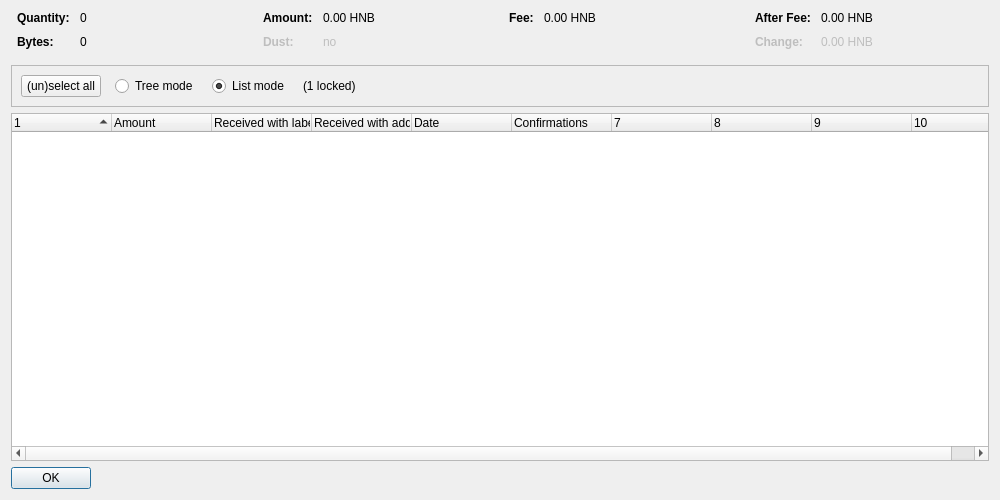
<?xml version="1.0" encoding="UTF-8"?>
<ui version="4.0">
 <class>CoinControlDialog</class>
 <widget class="QDialog" name="CoinControlDialog">
  <property name="geometry">
   <rect>
    <x>0</x>
    <y>0</y>
    <width>1000</width>
    <height>500</height>
   </rect>
  </property>
  <property name="windowTitle">
   <string>Coin Selection</string>
  </property>
  <layout class="QVBoxLayout" name="verticalLayout">
   <item>
    <layout class="QHBoxLayout" name="horizontalLayoutTop" stretch="0,0,0,0">
     <property name="topMargin">
      <number>0</number>
     </property>
     <property name="bottomMargin">
      <number>10</number>
     </property>
     <item>
      <layout class="QFormLayout" name="formLayoutCoinControl1">
       <property name="horizontalSpacing">
        <number>10</number>
       </property>
       <property name="verticalSpacing">
        <number>10</number>
       </property>
       <property name="leftMargin">
        <number>6</number>
       </property>
       <property name="rightMargin">
        <number>6</number>
       </property>
       <item row="0" column="0">
        <widget class="QLabel" name="labelCoinControlQuantityText">
         <property name="font">
          <font>
           <weight>75</weight>
           <bold>true</bold>
          </font>
         </property>
         <property name="text">
          <string>Quantity:</string>
         </property>
        </widget>
       </item>
       <item row="0" column="1">
        <widget class="QLabel" name="labelCoinControlQuantity">
         <property name="cursor">
          <cursorShape>IBeamCursor</cursorShape>
         </property>
         <property name="contextMenuPolicy">
          <enum>Qt::ActionsContextMenu</enum>
         </property>
         <property name="text">
          <string notr="true">0</string>
         </property>
         <property name="textInteractionFlags">
          <set>Qt::LinksAccessibleByMouse|Qt::TextSelectableByKeyboard|Qt::TextSelectableByMouse</set>
         </property>
        </widget>
       </item>
       <item row="1" column="0">
        <widget class="QLabel" name="labelCoinControlBytesText">
         <property name="font">
          <font>
           <weight>75</weight>
           <bold>true</bold>
          </font>
         </property>
         <property name="text">
          <string>Bytes:</string>
         </property>
        </widget>
       </item>
       <item row="1" column="1">
        <widget class="QLabel" name="labelCoinControlBytes">
         <property name="cursor">
          <cursorShape>IBeamCursor</cursorShape>
         </property>
         <property name="contextMenuPolicy">
          <enum>Qt::ActionsContextMenu</enum>
         </property>
         <property name="text">
          <string notr="true">0</string>
         </property>
         <property name="textInteractionFlags">
          <set>Qt::LinksAccessibleByMouse|Qt::TextSelectableByKeyboard|Qt::TextSelectableByMouse</set>
         </property>
        </widget>
       </item>
      </layout>
     </item>
     <item>
      <layout class="QFormLayout" name="formLayoutCoinControl2">
       <property name="horizontalSpacing">
        <number>10</number>
       </property>
       <property name="verticalSpacing">
        <number>10</number>
       </property>
       <property name="leftMargin">
        <number>6</number>
       </property>
       <property name="rightMargin">
        <number>6</number>
       </property>
       <item row="0" column="0">
        <widget class="QLabel" name="labelCoinControlAmountText">
         <property name="font">
          <font>
           <weight>75</weight>
           <bold>true</bold>
          </font>
         </property>
         <property name="text">
          <string>Amount:</string>
         </property>
        </widget>
       </item>
       <item row="0" column="1">
        <widget class="QLabel" name="labelCoinControlAmount">
         <property name="cursor">
          <cursorShape>IBeamCursor</cursorShape>
         </property>
         <property name="contextMenuPolicy">
          <enum>Qt::ActionsContextMenu</enum>
         </property>
         <property name="text">
          <string notr="true">0.00 HNB</string>
         </property>
         <property name="textInteractionFlags">
          <set>Qt::LinksAccessibleByMouse|Qt::TextSelectableByKeyboard|Qt::TextSelectableByMouse</set>
         </property>
        </widget>
       </item>
       <item row="1" column="0">
        <widget class="QLabel" name="labelCoinControlLowOutputText">
         <property name="enabled">
          <bool>false</bool>
         </property>
         <property name="font">
          <font>
           <weight>75</weight>
           <bold>true</bold>
          </font>
         </property>
         <property name="text">
          <string>Dust:</string>
         </property>
        </widget>
       </item>
       <item row="1" column="1">
        <widget class="QLabel" name="labelCoinControlLowOutput">
         <property name="enabled">
          <bool>false</bool>
         </property>
         <property name="cursor">
          <cursorShape>IBeamCursor</cursorShape>
         </property>
         <property name="contextMenuPolicy">
          <enum>Qt::ActionsContextMenu</enum>
         </property>
         <property name="text">
          <string notr="true">no</string>
         </property>
         <property name="textInteractionFlags">
          <set>Qt::LinksAccessibleByMouse|Qt::TextSelectableByKeyboard|Qt::TextSelectableByMouse</set>
         </property>
        </widget>
       </item>
      </layout>
     </item>
     <item>
      <layout class="QFormLayout" name="formLayoutCoinControl3">
       <property name="horizontalSpacing">
        <number>10</number>
       </property>
       <property name="verticalSpacing">
        <number>10</number>
       </property>
       <property name="leftMargin">
        <number>6</number>
       </property>
       <property name="rightMargin">
        <number>6</number>
       </property>
       <item row="0" column="0">
        <widget class="QLabel" name="labelCoinControlFeeText">
         <property name="font">
          <font>
           <weight>75</weight>
           <bold>true</bold>
          </font>
         </property>
         <property name="text">
          <string>Fee:</string>
         </property>
        </widget>
       </item>
       <item row="0" column="1">
        <widget class="QLabel" name="labelCoinControlFee">
         <property name="cursor">
          <cursorShape>IBeamCursor</cursorShape>
         </property>
         <property name="contextMenuPolicy">
          <enum>Qt::ActionsContextMenu</enum>
         </property>
         <property name="text">
          <string notr="true">0.00 HNB</string>
         </property>
         <property name="textInteractionFlags">
          <set>Qt::LinksAccessibleByMouse|Qt::TextSelectableByKeyboard|Qt::TextSelectableByMouse</set>
         </property>
        </widget>
       </item>
      </layout>
     </item>
     <item>
      <layout class="QFormLayout" name="formLayoutCoinControl4">
       <property name="horizontalSpacing">
        <number>10</number>
       </property>
       <property name="verticalSpacing">
        <number>10</number>
       </property>
       <property name="leftMargin">
        <number>6</number>
       </property>
       <property name="rightMargin">
        <number>6</number>
       </property>
       <item row="0" column="0">
        <widget class="QLabel" name="labelCoinControlAfterFeeText">
         <property name="font">
          <font>
           <weight>75</weight>
           <bold>true</bold>
          </font>
         </property>
         <property name="text">
          <string>After Fee:</string>
         </property>
        </widget>
       </item>
       <item row="0" column="1">
        <widget class="QLabel" name="labelCoinControlAfterFee">
         <property name="cursor">
          <cursorShape>IBeamCursor</cursorShape>
         </property>
         <property name="contextMenuPolicy">
          <enum>Qt::ActionsContextMenu</enum>
         </property>
         <property name="text">
          <string notr="true">0.00 HNB</string>
         </property>
         <property name="textInteractionFlags">
          <set>Qt::LinksAccessibleByMouse|Qt::TextSelectableByKeyboard|Qt::TextSelectableByMouse</set>
         </property>
        </widget>
       </item>
       <item row="1" column="0">
        <widget class="QLabel" name="labelCoinControlChangeText">
         <property name="enabled">
          <bool>false</bool>
         </property>
         <property name="font">
          <font>
           <weight>75</weight>
           <bold>true</bold>
          </font>
         </property>
         <property name="text">
          <string>Change:</string>
         </property>
        </widget>
       </item>
       <item row="1" column="1">
        <widget class="QLabel" name="labelCoinControlChange">
         <property name="enabled">
          <bool>false</bool>
         </property>
         <property name="cursor">
          <cursorShape>IBeamCursor</cursorShape>
         </property>
         <property name="contextMenuPolicy">
          <enum>Qt::ActionsContextMenu</enum>
         </property>
         <property name="text">
          <string notr="true">0.00 HNB</string>
         </property>
         <property name="textInteractionFlags">
          <set>Qt::LinksAccessibleByMouse|Qt::TextSelectableByKeyboard|Qt::TextSelectableByMouse</set>
         </property>
        </widget>
       </item>
      </layout>
     </item>
    </layout>
   </item>
   <item>
    <widget class="QFrame" name="frame">
     <property name="minimumSize">
      <size>
       <width>0</width>
       <height>40</height>
      </size>
     </property>
     <property name="frameShape">
      <enum>QFrame::StyledPanel</enum>
     </property>
     <property name="frameShadow">
      <enum>QFrame::Sunken</enum>
     </property>
     <layout class="QHBoxLayout" name="horizontalLayout">
      <item>
       <layout class="QHBoxLayout" name="horizontalLayoutPanel" stretch="0,0,0,0,0">
        <property name="spacing">
         <number>14</number>
        </property>
        <item>
         <widget class="QPushButton" name="pushButtonSelectAll">
          <property name="sizePolicy">
           <sizepolicy hsizetype="Maximum" vsizetype="Fixed">
            <horstretch>0</horstretch>
            <verstretch>0</verstretch>
           </sizepolicy>
          </property>
          <property name="text">
           <string>(un)select all</string>
          </property>
          <property name="autoDefault">
           <bool>false</bool>
          </property>
         </widget>
        </item>
        <item>
         <widget class="QRadioButton" name="radioTreeMode">
          <property name="sizePolicy">
           <sizepolicy hsizetype="Maximum" vsizetype="Fixed">
            <horstretch>0</horstretch>
            <verstretch>0</verstretch>
           </sizepolicy>
          </property>
          <property name="text">
           <string>Tree mode</string>
          </property>
         </widget>
        </item>
        <item>
         <widget class="QRadioButton" name="radioListMode">
          <property name="sizePolicy">
           <sizepolicy hsizetype="Maximum" vsizetype="Fixed">
            <horstretch>0</horstretch>
            <verstretch>0</verstretch>
           </sizepolicy>
          </property>
          <property name="text">
           <string>List mode</string>
          </property>
          <property name="checked">
           <bool>true</bool>
          </property>
         </widget>
        </item>
        <item>
         <widget class="QLabel" name="labelLocked">
          <property name="text">
           <string notr="true">(1 locked)</string>
          </property>
         </widget>
        </item>
        <item>
         <spacer name="horizontalSpacer">
          <property name="orientation">
           <enum>Qt::Horizontal</enum>
          </property>
          <property name="sizeHint" stdset="0">
           <size>
            <width>40</width>
            <height>20</height>
           </size>
          </property>
         </spacer>
        </item>
       </layout>
      </item>
     </layout>
    </widget>
   </item>
   <item>
    <widget class="CoinControlTreeWidget" name="treeWidget">
     <property name="contextMenuPolicy">
      <enum>Qt::CustomContextMenu</enum>
     </property>
     <property name="sortingEnabled">
      <bool>false</bool>
     </property>
     <property name="columnCount">
      <number>10</number>
     </property>
     <attribute name="headerShowSortIndicator" stdset="0">
      <bool>true</bool>
     </attribute>
     <attribute name="headerStretchLastSection">
      <bool>false</bool>
     </attribute>
     <column>
      <property name="text">
       <string/>
      </property>
     </column>
     <column>
      <property name="text">
       <string>Amount</string>
      </property>
     </column>
     <column>
      <property name="text">
       <string>Received with label</string>
      </property>
     </column>
     <column>
      <property name="text">
       <string>Received with address</string>
      </property>
     </column>
     <column>
      <property name="text">
       <string>Date</string>
      </property>
     </column>
     <column>
      <property name="text">
       <string>Confirmations</string>
      </property>
      <property name="toolTip">
       <string>Confirmed</string>
      </property>
     </column>
     <column>
      <property name="text">
       <string/>
      </property>
     </column>
     <column>
      <property name="text">
       <string/>
      </property>
     </column>
     <column>
      <property name="text">
       <string/>
      </property>
     </column>
     <column>
      <property name="text">
       <string/>
      </property>
     </column>
    </widget>
   </item>
   <item>
    <widget class="QDialogButtonBox" name="buttonBox">
     <property name="sizePolicy">
      <sizepolicy hsizetype="Maximum" vsizetype="Fixed">
       <horstretch>0</horstretch>
       <verstretch>0</verstretch>
      </sizepolicy>
     </property>
     <property name="orientation">
      <enum>Qt::Horizontal</enum>
     </property>
     <property name="standardButtons">
      <set>QDialogButtonBox::Ok</set>
     </property>
    </widget>
   </item>
  </layout>
 </widget>
 <customwidgets>
  <customwidget>
   <class>CoinControlTreeWidget</class>
   <extends>QTreeWidget</extends>
   <header>coincontroltreewidget.h</header>
  </customwidget>
 </customwidgets>
 <resources/>
 <connections/>
</ui>
